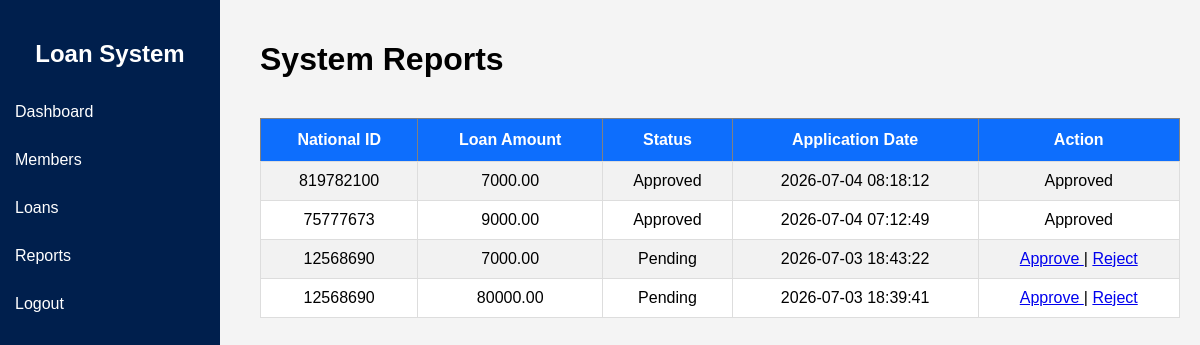
The app's page /reports.php with its own data.
### tables this page shows
CREATE TABLE `loan_applications` (
  `id` int(11) NOT NULL,
  `member_id` int(11) DEFAULT NULL,
  `loan_amount` decimal(10,2) DEFAULT NULL,
  `status` varchar(20) DEFAULT 'Pending',
  `attendance` int(11) DEFAULT NULL,
  `participation` int(11) DEFAULT NULL,
  `contribution_amount` decimal(10,2) DEFAULT NULL,
  `eligible_amount` decimal(10,2) DEFAULT NULL,
  `created_at` timestamp NOT NULL DEFAULT current_timestamp()
);

CREATE TABLE `members` (
  `id` int(11) NOT NULL,
  `fullname` varchar(100) NOT NULL,
  `email` varchar(100) DEFAULT NULL,
  `phone` varchar(20) DEFAULT NULL,
  `created_at` timestamp NOT NULL DEFAULT current_timestamp(),
  `user_id` int(11) DEFAULT NULL,
  `national_id` int(11) DEFAULT NULL,
  `eligibility_status` varchar(20) DEFAULT 'Not Eligible',
  `attendance` int(11) NOT NULL DEFAULT 0,
  `participation` int(11) NOT NULL DEFAULT 0,
  `contribution_amount` decimal(10,2) NOT NULL DEFAULT 0.00
);

### reports.php (the view, shortened to what this page needs)
<?php
include 'php/connection.php';
?>
<!DOCTYPE html>
<html>
<head>
<link rel="stylesheet" href="css/style.css">
</head>
<body>
<div class="sidebar">
    <h2>Loan System</h2>
    <ul>
        <li>
            <a href="dashboard.php">
                Dashboard
            </a>
        </li>
        <li>
            <a href="members.php">
                Members
            </a>
        </li>
        <li>
            <a href="loans.php">
                Loans
            </a>
        </li>
        <li>
            <a href="reports.php">
                Reports
            </a>
        </li>
        <li>
            <a href="login.php">
                Logout
            </a>
        </li>
    </ul>
    </div>
    <div class="main-content">
<h1>System Reports</h1>
<?php
$reports = mysqli_query($conn,"
SELECT
m.national_id,
l.loan_amount,
l.status,
l.created_at,
l.id
FROM loan_applications l
INNER JOIN members m
ON l.member_id = m.id
ORDER BY l.created_at DESC
");
?>
<table border="1" width="100%" cellpadding="10">
<tr>
    <th>National ID</th>
    <th>Loan Amount</th>
    <th>Status</th>
    <th>Application Date</th>
    <th>Action</th>
</tr>
<?php
if(mysqli_num_rows($reports) > 0){
    while($row = mysqli_fetch_assoc($reports)){
?>
<tr>
    <td><?php echo $row['national_id']; ?></td>
    <td><?php echo $row['loan_amount']; ?></td>
    <td><?php echo $row['status']; ?></td>
    <td><?php echo $row['created_at']; ?></td>
    <td>
    <?php if($row['status'] == 'Pending'){ ?>
        <a href="reports.php?approve=<?php echo $row['id']; ?>">
            Approve
        </a>
        |
        <a href="reports.php?reject=<?php echo $row['id']; ?>">
            Reject
        </a>
    <?php } else { ?>
        <?php echo $row['status']; ?>
    <?php } ?>
    </td>
</tr>
<?php
    }
}else{
?>
<tr>
    <td colspan="5">No loan records found.</td>
</tr>
<?php
}
?>
<br>
</div>
</body>
</html>

### style.css (style rules this page uses)
body { margin:0; padding:0; font-family:Arial, sans-serif; background:#f4f4f4; }
.sidebar { width:220px; height:100vh; background:#001f4d; color:white; position:fixed; padding-top:20px; }
.sidebar h2 { text-align:center; }
.sidebar ul { list-style:none; padding:0; }
.sidebar ul li { padding:15px; }
.sidebar ul li a { color:white; text-decoration:none; }
.main-content { margin-left:240px; padding:20px; }

### reports.php (style rules this page uses)
body { font-family:Arial, sans-serif; background:#f4f6f9; }
table { width:100%; border-collapse:collapse; background:#fff; }
th { background:#0d6efd; color:#fff; padding:12px; }
td { padding:10px; text-align:center; border:1px solid #ddd; }
tr:nth-child(even) { background:#f2f2f2; }

### records on screen
loan_applications: member.national_id "819782100", loan_amount "7000.00", status "Approved", created_at "2026-07-04 08:18:12"
loan_applications: member.national_id "75777673", loan_amount "9000.00", status "Approved", created_at "2026-07-04 07:12:49"
loan_applications: member.national_id "12568690", loan_amount "7000.00", status "Pending", created_at "2026-07-03 18:43:22"
loan_applications: member.national_id "12568690", loan_amount "80000.00", status "Pending", created_at "2026-07-03 18:39:41"
